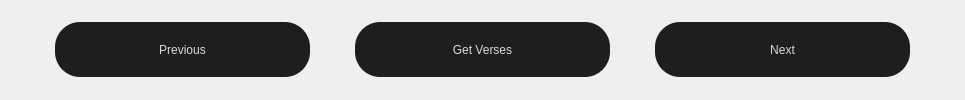
              <widget class="QFrame" name="middle_main_frame">
               <property name="maximumSize">
                <size>
                 <width>16777215</width>
                 <height>16777215</height>
                </size>
               </property>
               <property name="styleSheet">
                <string notr="true">#middle_main_frame{
	background-color: rgb(43, 43, 43);
}</string>
               </property>
               <property name="locale">
                <locale language="English" country="Canada"/>
               </property>
               <property name="frameShape">
                <enum>QFrame::NoFrame</enum>
               </property>
               <property name="frameShadow">
                <enum>QFrame::Plain</enum>
               </property>
               <layout class="QVBoxLayout" name="verticalLayout_4" stretch="0">
                <property name="spacing">
                 <number>0</number>
                </property>
                <property name="leftMargin">
                 <number>0</number>
                </property>
                <property name="topMargin">
                 <number>0</number>
                </property>
                <property name="rightMargin">
                 <number>0</number>
                </property>
                <property name="bottomMargin">
                 <number>0</number>
                </property>
                <item>
                 <widget class="QFrame" name="buttons_frame">
                  <property name="styleSheet">
                   <string notr="true">QPushButton{
	background-color: rgb(30, 30, 30);
	border-radius: 25px;
}

QPushButton:hover{
    border: 1px solid #3775f4;
	background-color: rgb(25, 25, 25);
}</string>
                  </property>
                  <property name="locale">
                   <locale language="English" country="Canada"/>
                  </property>
                  <property name="frameShape">
                   <enum>QFrame::NoFrame</enum>
                  </property>
                  <property name="frameShadow">
                   <enum>QFrame::Plain</enum>
                  </property>
                  <layout class="QHBoxLayout" name="horizontalLayout_3">
                   <property name="spacing">
                    <number>45</number>
                   </property>
                   <property name="leftMargin">
                    <number>55</number>
                   </property>
                   <property name="topMargin">
                    <number>11</number>
                   </property>
                   <property name="rightMargin">
                    <number>55</number>
                   </property>
                   <property name="bottomMargin">
                    <number>11</number>
                   </property>
                   <item>
                    <widget class="QPushButton" name="prevChapter">
                     <property name="sizePolicy">
                      <sizepolicy hsizetype="Preferred" vsizetype="Fixed">
                       <horstretch>0</horstretch>
                       <verstretch>0</verstretch>
                      </sizepolicy>
                     </property>
                     <property name="minimumSize">
                      <size>
                       <width>255</width>
                       <height>55</height>
                      </size>
                     </property>
                     <property name="maximumSize">
                      <size>
                       <width>395</width>
                       <height>55</height>
                      </size>
                     </property>
                     <property name="font">
                      <font>
                       <pointsize>9</pointsize>
                      </font>
                     </property>
                     <property name="toolTip">
                      <string>&lt;div style=&quot;color:black&quot;&gt;Previous chapter&lt;/div&gt;</string>
                     </property>
                     <property name="styleSheet">
                      <string notr="true">color: rgb(217, 217, 217);</string>
                     </property>
                     <property name="locale">
                      <locale language="English" country="Canada"/>
                     </property>
                     <property name="text">
                      <string>Previous</string>
                     </property>
                     <property name="shortcut">
                      <string>Left</string>
                     </property>
                    </widget>
                   </item>
                   <item>
                    <widget class="QPushButton" name="showVerses">
                     <property name="sizePolicy">
                      <sizepolicy hsizetype="Preferred" vsizetype="Fixed">
                       <horstretch>0</horstretch>
                       <verstretch>0</verstretch>
                      </sizepolicy>
                     </property>
                     <property name="minimumSize">
                      <size>
                       <width>255</width>
                       <height>55</height>
                      </size>
                     </property>
                     <property name="maximumSize">
                      <size>
                       <width>395</width>
                       <height>55</height>
                      </size>
                     </property>
                     <property name="font">
                      <font>
                       <pointsize>9</pointsize>
                      </font>
                     </property>
                     <property name="toolTip">
                      <string>&lt;div style=&quot;color:black&quot;&gt;Shows the verses of the selected Book and Chapter&lt;/div&gt;</string>
                     </property>
                     <property name="styleSheet">
                      <string notr="true">color: rgb(217, 217, 217);</string>
                     </property>
                     <property name="locale">
                      <locale language="English" country="Canada"/>
                     </property>
                     <property name="text">
                      <string>Get Verses</string>
                     </property>
                     <property name="shortcut">
                      <string>Return</string>
                     </property>
                    </widget>
                   </item>
                   <item>
                    <widget class="QPushButton" name="nextChapter">
                     <property name="sizePolicy">
                      <sizepolicy hsizetype="Preferred" vsizetype="Fixed">
                       <horstretch>0</horstretch>
                       <verstretch>0</verstretch>
                      </sizepolicy>
                     </property>
                     <property name="minimumSize">
                      <size>
                       <width>255</width>
                       <height>55</height>
                      </size>
                     </property>
                     <property name="maximumSize">
                      <size>
                       <width>395</width>
                       <height>55</height>
                      </size>
                     </property>
                     <property name="font">
                      <font>
                       <pointsize>9</pointsize>
                      </font>
                     </property>
                     <property name="toolTip">
                      <string>&lt;div style=&quot;color:black&quot;&gt;Next chapter&lt;/div&gt;</string>
                     </property>
                     <property name="styleSheet">
                      <string notr="true">color: rgb(217, 217, 217);</string>
                     </property>
                     <property name="locale">
                      <locale language="English" country="Canada"/>
                     </property>
                     <property name="text">
                      <string>Next</string>
                     </property>
                     <property name="shortcut">
                      <string>Right</string>
                     </property>
                    </widget>
                   </item>
                  </layout>
                 </widget>
                </item>
               </layout>
              </widget>
